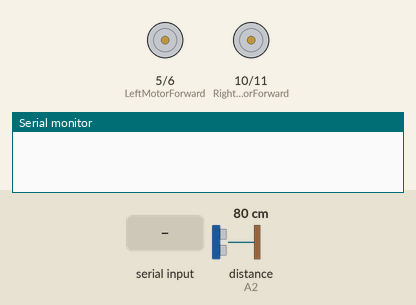
Recording of a sketch running on a simulated Arduino Uno, built with avr-gcc and run on an emulated ATmega328P. Shown: motor-driver pin pairs drawn as motors (green arrow = first pin HIGH = forward, orange = second pin HIGH = backward, longer = more drive), the last lines printed to the serial monitor. The test bench sets the inputs (shaded band); at power-on: distance to the obstacle (sensor on A2) 80 cm. The echo pulse lasts 58.3 µs per cm.

Above: at 1.3 s.
1.4 s: "F" received over Serial
At 2.3 s:
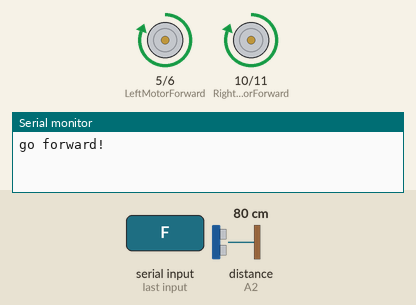
2.9 s: "B" received over Serial
At 3.6 s:
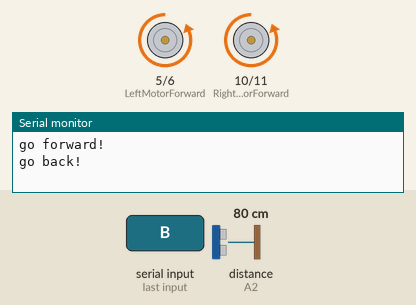
4.4 s: "R" received over Serial
At 5.4 s:
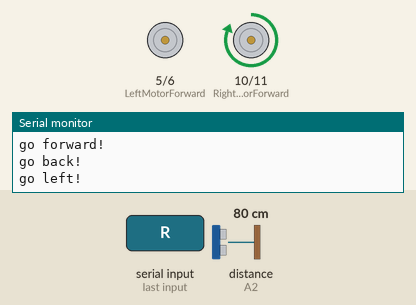
5.9 s: "L" received over Serial
At 7.0 s:
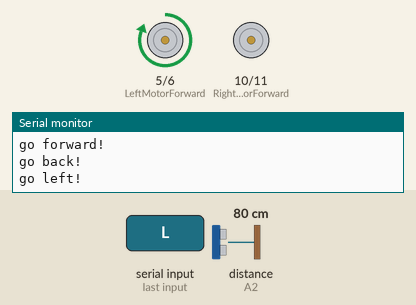
Timing chart, 0 to 8.5 s (numbered marks = the images above; inputs shaded):
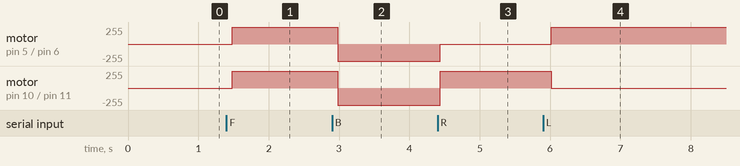

The sketch:

test66.ino
```cpp
#include <NewPing.h>


#define trig_pin A1
#define echo_pin A2

#define maximum_distance 200
boolean goesForward = false;
int distance = 100;

NewPing sonar(trig_pin, echo_pin, maximum_distance);

char getstr;
const int LeftMotorForward = 5;
const int LeftMotorBackward = 6;
const int RightMotorForward = 10;
const int RightMotorBackward = 11;
const int buzzer=8;

void _mForward()
{

  digitalWrite(LeftMotorForward, HIGH);
    digitalWrite(RightMotorForward, HIGH);

    digitalWrite(LeftMotorBackward, LOW);
    digitalWrite(RightMotorBackward, LOW);
  Serial.println("go forward!");
}
void _mBack()
{

  digitalWrite(LeftMotorBackward, HIGH);
  digitalWrite(RightMotorBackward, HIGH);

  digitalWrite(LeftMotorForward, LOW);
  digitalWrite(RightMotorForward, LOW);
  Serial.println("go back!");
}
void _mleft()
{

  digitalWrite(LeftMotorBackward, LOW);
  digitalWrite(RightMotorForward, HIGH);

  digitalWrite(LeftMotorForward, LOW);
  digitalWrite(RightMotorBackward, LOW);

  Serial.println("go left!");
}
void _mright()
{

  digitalWrite(LeftMotorForward, HIGH);
  digitalWrite(RightMotorBackward, LOW);

  digitalWrite(LeftMotorBackward, LOW);
  digitalWrite(RightMotorForward, LOW);


}
void _mStop()
{
  digitalWrite(RightMotorForward, LOW);
  digitalWrite(LeftMotorForward, LOW);
  digitalWrite(RightMotorBackward, LOW);
  digitalWrite(LeftMotorBackward, LOW);
  Serial.println("Stop!");
}

void setup()
{

  Serial.begin(9600);
  pinMode(RightMotorForward, OUTPUT);
  pinMode(LeftMotorForward, OUTPUT);
  pinMode(LeftMotorBackward, OUTPUT);
  pinMode(RightMotorBackward, OUTPUT);

  distance = readPing();
  delay(100);
}
void loop()
  {
  int distanceRight = 0;
  int distanceLeft = 0;
  delay(50);

  if (distance <= 20)
  {
   digitalWrite(buzzer,HIGH);
   delay(100);
  }

   else{
  getstr=Serial.read();
 if(getstr=='F')
  {
    _mForward();
  }
  else if(getstr=='B')
  {
    _mBack();
    delay(200);
  }
  else if(getstr=='R')
  {
    _mleft();
    delay(200);
  }
  else if(getstr=='L')
  {
    _mright();
    delay(200);
  }
  else if(getstr=='X')
  {
     _mStop();
  }
   }
   distance = readPing();
}
int readPing(){
  delay(70);
  int cm = sonar.ping_cm();
  if (cm==0){
    cm=250;
  }
  return cm;
}
```

Measured:
- after the input at 1.4 s, motor on pin 5 (LeftMotorForward) / pin 6 (LeftMotorBackward), motor on pin 10 (RightMotorForward) / pin 11 (RightMotorBackward): stopped → forward 255/255 after 0.08 s
- after the input at 2.9 s, motor on pin 5 (LeftMotorForward) / pin 6 (LeftMotorBackward), motor on pin 10 (RightMotorForward) / pin 11 (RightMotorBackward): forward 255/255 → backward 255/255 after 0.08 s
- after the input at 4.4 s, motor on pin 5 (LeftMotorForward) / pin 6 (LeftMotorBackward): backward 255/255 → stopped at once; motor on pin 10 (RightMotorForward) / pin 11 (RightMotorBackward): backward 255/255 → forward 255/255 at once
- after the input at 5.9 s, motor on pin 5 (LeftMotorForward) / pin 6 (LeftMotorBackward): stopped → forward 255/255 after 0.12 s; motor on pin 10 (RightMotorForward) / pin 11 (RightMotorBackward): forward 255/255 → stopped after 0.12 s
